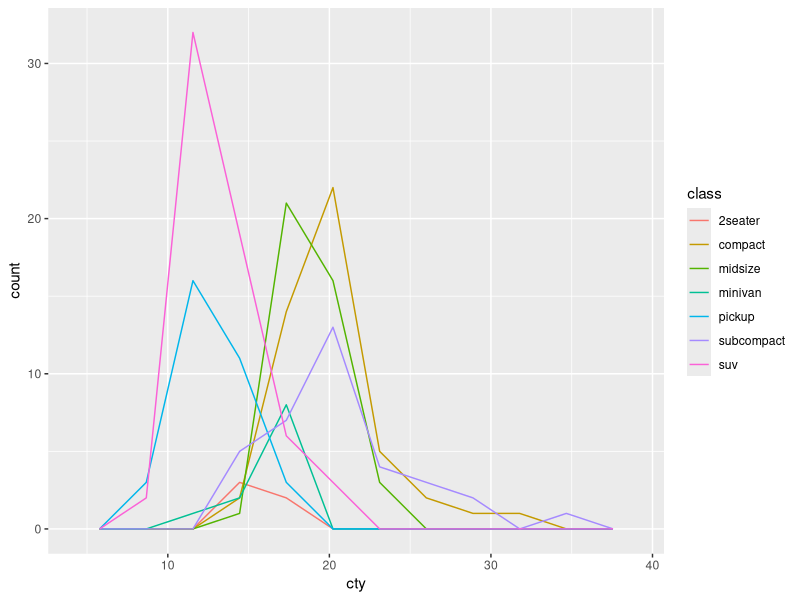
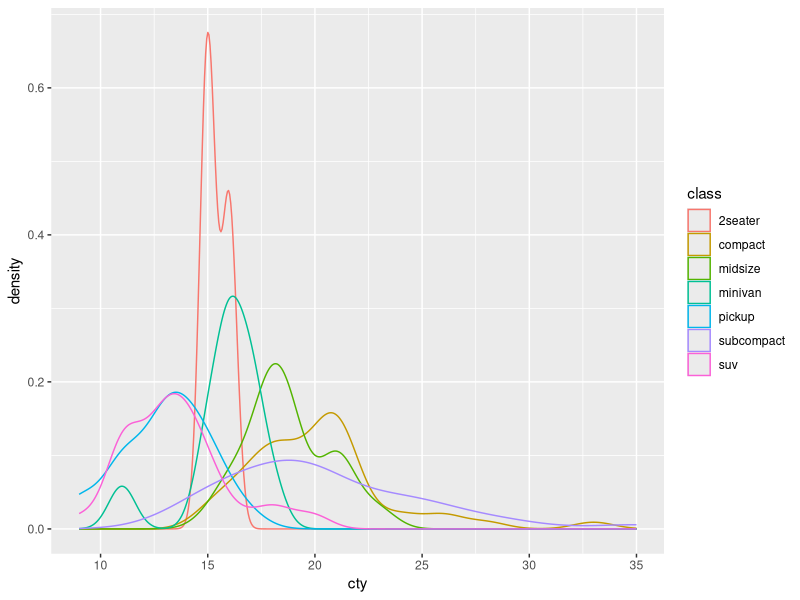
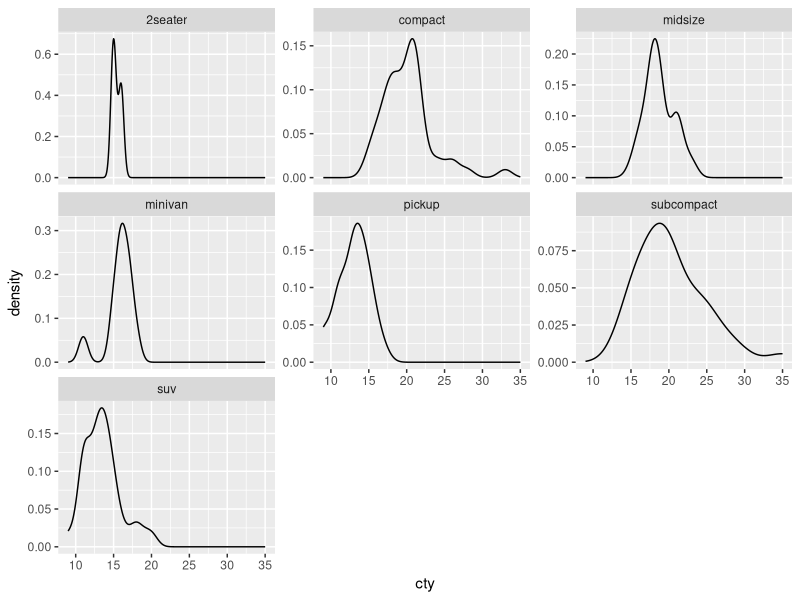
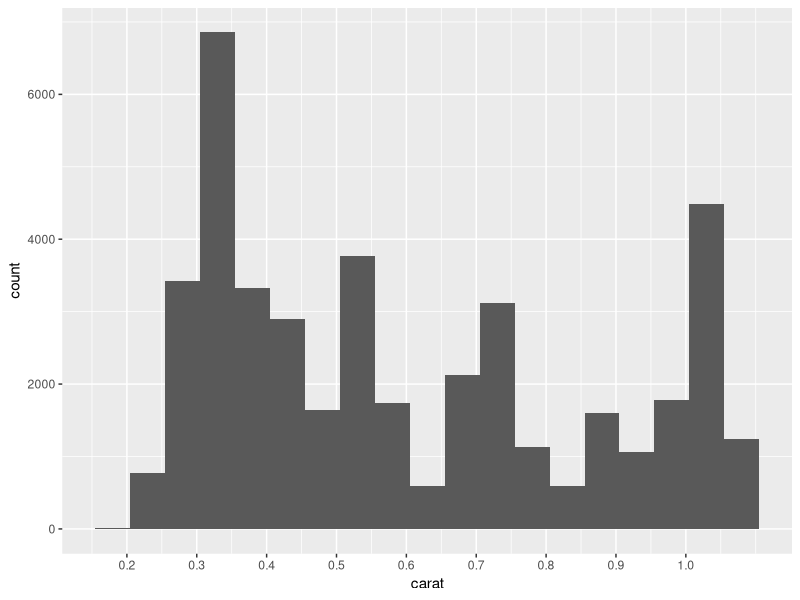

Recreate these plots in R, in order.
## ---- chunk 1
# knitr options
knitr::opts_chunk$set(echo = TRUE)
## ---- chunk 2
library(tidyverse)

## ---- chunk 3
## NOTE: No need to modify
mpg %>%
  ggplot(aes(cty, color = class)) +
  geom_freqpoly(bins = 10)
## ---- chunk 4
## NOTE: No need to modify
mpg %>%
  ggplot(aes(cty, color = class)) +
  geom_density()
## ---- chunk 5
mpg %>%
  ggplot(aes(cty)) +
  geom_density() + 
  facet_wrap(~class, scales = "free_y")
## ---- chunk 6
## TODO: Run this chunk; play with differnet bin widths
diamonds %>%
  filter(carat < 1.1) %>%

  ggplot(aes(carat)) +
  geom_histogram(binwidth = 0.05, boundary = 0.005) +
  scale_x_continuous(
    breaks = seq(0, 1, by = 0.1)

  )
